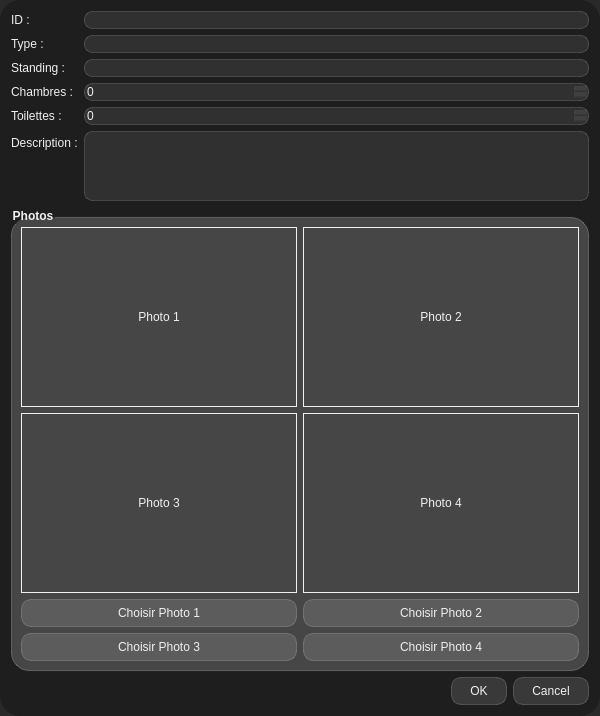
<?xml version="1.0" encoding="UTF-8"?>
<ui version="4.0">
 <class>DialogMaison</class>
 <widget class="QDialog" name="DialogMaison">
  <property name="geometry">
   <rect>
    <x>0</x>
    <y>0</y>
    <width>600</width>
    <height>700</height>
   </rect>
  </property>
  <property name="windowTitle">
   <string>Maison</string>
  </property>
  <property name="styleSheet">
   <string notr="true">
    QDialog {
      background-color: rgba(30, 30, 30, 0.95);
      color: #f0f0f0;
      border-radius: 20px;
      font-family: 'Segoe UI', 'Arial', sans-serif;
      font-size: 14px;
    }
    QLabel, QGroupBox {
      color: #f0f0f0;
    }
    QLineEdit, QSpinBox, QTextEdit {
      background-color: rgba(255,255,255,0.08);
      border-radius: 8px;
      color: #f0f0f0;
      border: 1px solid rgba(255,255,255,0.15);
    }
    QPushButton {
      background-color: rgba(255,255,255,0.12);
      border-radius: 10px;
      color: #f0f0f0;
      border: 1px solid rgba(255,255,255,0.18);
      padding: 6px 18px;
    }
    QPushButton:hover {
      background-color: rgba(255,255,255,0.22);
    }
    QGroupBox {
      background-color: rgba(255,255,255,0.10);
      border-radius: 15px;
      border: 1px solid rgba(255,255,255,0.18);
      margin-top: 10px;
      font-weight: bold;
    }
   </string>
  </property>
  <layout class="QVBoxLayout" name="verticalLayout">
   <item>
    <layout class="QFormLayout" name="formLayout">
     <item row="0" column="0">
      <widget class="QLabel" name="label">
       <property name="text">
        <string>ID :</string>
       </property>
      </widget>
     </item>
     <item row="0" column="1">
      <widget class="QLineEdit" name="lineEditId"/>
     </item>
     <item row="1" column="0">
      <widget class="QLabel" name="label_2">
       <property name="text">
        <string>Type :</string>
       </property>
      </widget>
     </item>
     <item row="1" column="1">
      <widget class="QLineEdit" name="lineEditType"/>
     </item>
     <item row="2" column="0">
      <widget class="QLabel" name="label_3">
       <property name="text">
        <string>Standing :</string>
       </property>
      </widget>
     </item>
     <item row="2" column="1">
      <widget class="QLineEdit" name="lineEditStanding"/>
     </item>
     <item row="3" column="0">
      <widget class="QLabel" name="label_4">
       <property name="text">
        <string>Chambres :</string>
       </property>
      </widget>
     </item>
     <item row="3" column="1">
      <widget class="QSpinBox" name="spinBoxChambres"/>
     </item>
     <item row="4" column="0">
      <widget class="QLabel" name="label_5">
       <property name="text">
        <string>Toilettes :</string>
       </property>
      </widget>
     </item>
     <item row="4" column="1">
      <widget class="QSpinBox" name="spinBoxToilettes"/>
     </item>
     <item row="5" column="0">
      <widget class="QLabel" name="label_6">
       <property name="text">
        <string>Description :</string>
       </property>
      </widget>
     </item>
     <item row="5" column="1">
      <widget class="QTextEdit" name="textEditDescription"/>
     </item>
    </layout>
   </item>
   <item>
    <widget class="QGroupBox" name="groupBox">
     <property name="title">
      <string>Photos</string>
     </property>
     <property name="styleSheet">
      <string notr="true">
        QGroupBox {
          background-color: rgba(255,255,255,0.18);
          border-radius: 18px;
          border: 1px solid rgba(255,255,255,0.22);
        }
      </string>
     </property>
     <layout class="QGridLayout" name="gridLayout">
      <item row="0" column="0">
       <widget class="QLabel" name="labelPhoto1">
        <property name="minimumSize">
         <size>
          <width>180</width>
          <height>180</height>
         </size>
        </property>
        <property name="alignment">
         <set>Qt::AlignCenter</set>
        </property>
        <property name="frameShape">
         <enum>QFrame::Box</enum>
        </property>
        <property name="text">
         <string>Photo 1</string>
        </property>
       </widget>
      </item>
      <item row="0" column="1">
       <widget class="QLabel" name="labelPhoto2">
        <property name="minimumSize">
         <size>
          <width>180</width>
          <height>180</height>
         </size>
        </property>
        <property name="alignment">
         <set>Qt::AlignCenter</set>
        </property>
        <property name="frameShape">
         <enum>QFrame::Box</enum>
        </property>
        <property name="text">
         <string>Photo 2</string>
        </property>
       </widget>
      </item>
      <item row="1" column="0">
       <widget class="QLabel" name="labelPhoto3">
        <property name="minimumSize">
         <size>
          <width>180</width>
          <height>180</height>
         </size>
        </property>
        <property name="alignment">
         <set>Qt::AlignCenter</set>
        </property>
        <property name="frameShape">
         <enum>QFrame::Box</enum>
        </property>
        <property name="text">
         <string>Photo 3</string>
        </property>
       </widget>
      </item>
      <item row="1" column="1">
       <widget class="QLabel" name="labelPhoto4">
        <property name="minimumSize">
         <size>
          <width>180</width>
          <height>180</height>
         </size>
        </property>
        <property name="alignment">
         <set>Qt::AlignCenter</set>
        </property>
        <property name="frameShape">
         <enum>QFrame::Box</enum>
        </property>
        <property name="text">
         <string>Photo 4</string>
        </property>
       </widget>
      </item>
      <item row="2" column="0">
       <widget class="QPushButton" name="btnPhoto1">
        <property name="text">
         <string>Choisir Photo 1</string>
        </property>
       </widget>
      </item>
      <item row="2" column="1">
       <widget class="QPushButton" name="btnPhoto2">
        <property name="text">
         <string>Choisir Photo 2</string>
        </property>
       </widget>
      </item>
      <item row="3" column="0">
       <widget class="QPushButton" name="btnPhoto3">
        <property name="text">
         <string>Choisir Photo 3</string>
        </property>
       </widget>
      </item>
      <item row="3" column="1">
       <widget class="QPushButton" name="btnPhoto4">
        <property name="text">
         <string>Choisir Photo 4</string>
        </property>
       </widget>
      </item>
     </layout>
    </widget>
   </item>
   <item>
    <widget class="QDialogButtonBox" name="buttonBox">
     <property name="orientation">
      <enum>Qt::Horizontal</enum>
     </property>
     <property name="standardButtons">
      <set>QDialogButtonBox::Cancel|QDialogButtonBox::Ok</set>
     </property>
    </widget>
   </item>
  </layout>
 </widget>
 <resources/>
 <connections/>
</ui>
